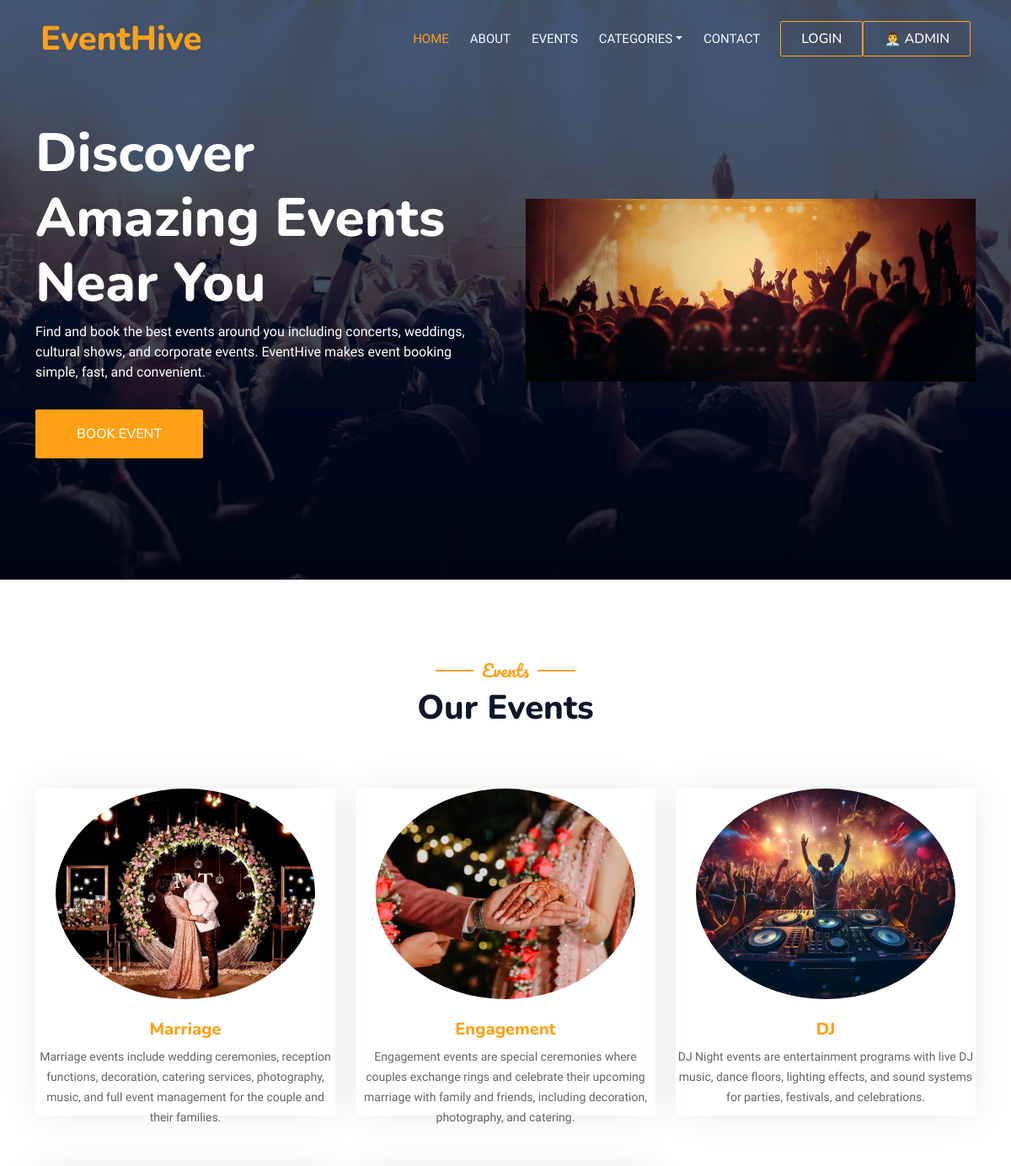
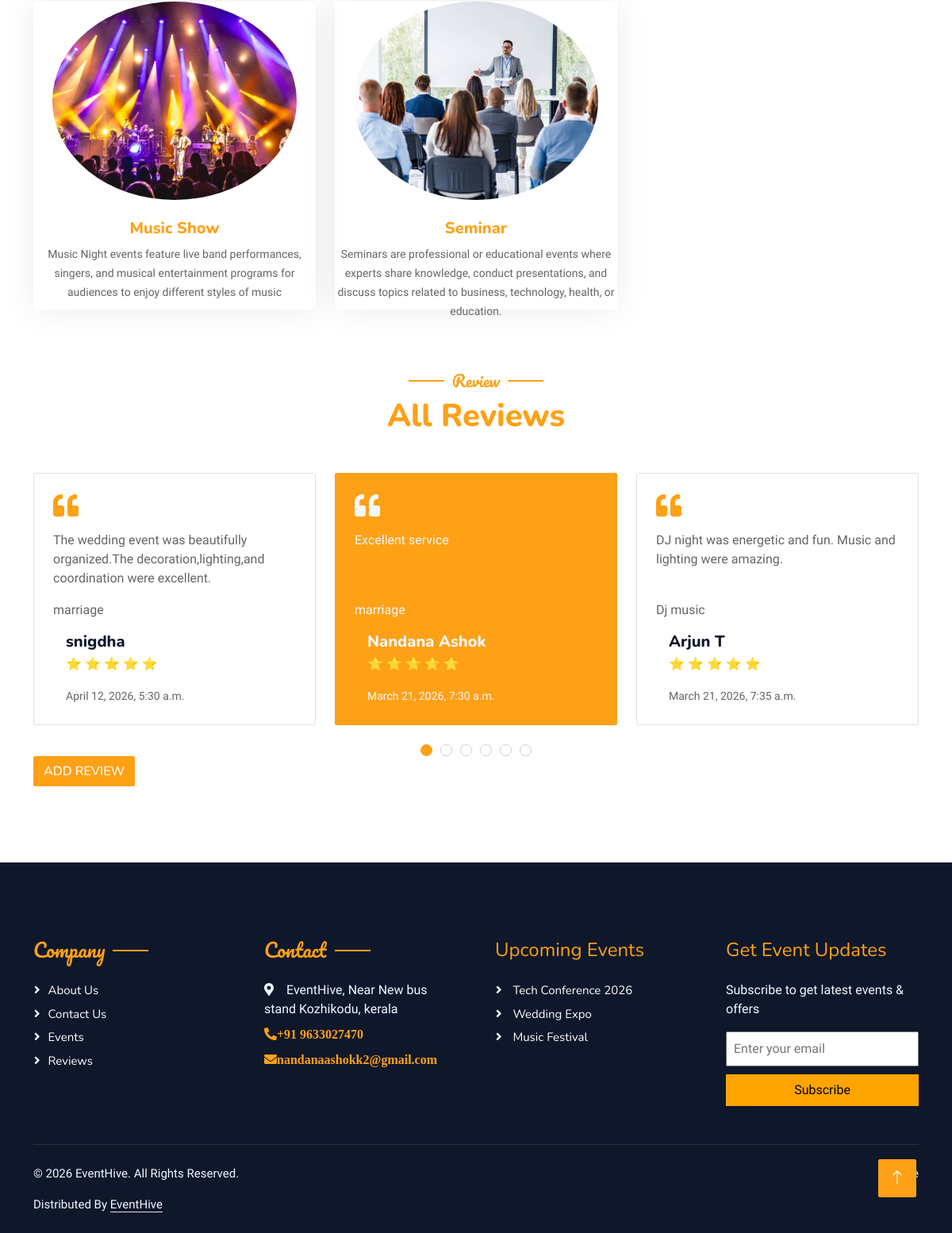
The page / on the database its author committed (2 pictures, top to bottom).
### Adminapp/models.py (models this page shows, shortened)
class CategoryDb(models.Model):
    CategoryName = models.TextField(max_length=50, null=False, blank=False)
    Description = models.TextField(max_length=50, null=False, blank=False)
    Category_Image = models.ImageField(upload_to="Category/")

### Organizerapp/models.py (models this page shows, shortened)
class ReviewDb(models.Model):
    Name=models.CharField(max_length=50, null=False, blank=False)
    event_type= models.CharField(max_length=10, null=False, blank=False)
    rating=models.IntegerField(null=False, blank=False)
    comment=models.TextField(max_length=50, null=False, blank=False)
    created_at=models.DateTimeField(auto_now_add=True)

### Organizerapp/views.py (the view)
# urls.py: 2. Add a URL to urlpatterns:  path('', Home.as_view(), name='home')
def Home(request):
    reviews = ReviewDb.objects.all()
    categories = CategoryDb.objects.all()
    if request.method == "POST":
        email = request.POST.get('email')
        if not Newsletter.objects.filter(email=email).exists():
            Newsletter.objects.create(email=email)
    return render(request, 'Home.html', {'categories': categories, 'reviews': reviews})

### Organizerapp/Templates/Home.html (shortened to what this page needs)
<!DOCTYPE html>
{% load static %}
<html lang="en">
<head>
    <link href="https://cdnjs.cloudflare.com/ajax/libs/font-awesome/5.10.0/css/all.min.css" rel="stylesheet">
    <link href="https://cdn.jsdelivr.net/npm/bootstrap-icons@1.4.1/font/bootstrap-icons.css" rel="stylesheet">
    <link href="{% static 'app/lib/animate/animate.min.css' %}" rel="stylesheet">
    <link href="{% static 'app/lib/owlcarousel/assets/owl.carousel.min.css' %}" rel="stylesheet">
    <link href="{% static 'app/lib/tempusdominus/css/tempusdominus-bootstrap-4.min.css' %}" rel="stylesheet" />
    <link href="{% static 'app/css/bootstrap.min.css' %}" rel="stylesheet">
    <link href="{% static 'app/css/style.css' %}" rel="stylesheet">
</head>
<body>
    <div class="container-xxl bg-white p-0">
        <div class="container-xxl position-relative p-0">
            <nav class="navbar navbar-expand-lg navbar-dark bg-dark px-4 px-lg-5 py-3 py-lg-0">
                <a href="" class="navbar-brand p-0">
                    <h1 class="text-primary m-0">EventHive</h1>
                </a>
                <div class="collapse navbar-collapse" id="navbarCollapse">
                    <div class="navbar-nav ms-auto py-0 pe-4">
                        <a href="{% url 'Home' %}" class="nav-item nav-link active">Home</a>
                        <a href="{% url 'About' %}" class="nav-item nav-link">About</a>
                        <a href="{% url 'All_Events' %}" class="nav-item nav-link">Events</a>
                        <div class="nav-item dropdown">
                            <a href="#" class="nav-link dropdown-toggle" data-bs-toggle="dropdown">Categories</a>
                        </div>
                        <a href="{% url 'Contact' %}" class="nav-item nav-link">Contact</a>
                    </div>
                    {% if request.session.Username %}
                     <a href="{% url 'user_logout' %}" style="background-color:transparent" class="btn btn-primary py-2 px-4">welcome {{request.session.Username}} /Logout</a>
                    <a href="{% url 'Booking_data' %}" class="btn btn-primary py-2 px-4">Booking details</a>
                    {% else %}
                     <a href="{% url 'sign_in' %}" style="background-color:transparent" class="btn btn-primary py-2 px-4">Login</a>
                    {% endif %}
                    <a href="{% url 'Dashboard' %}" style="background-color:transparent" class="btn btn-primary py-2 px-4">👨‍💼 Admin</a>
                </div>
            </nav>
            <div class="container-xxl py-5 bg-dark hero-header mb-5" style="background-image: url({% static 'app/img/bg.jpg' %});">
                <div class="container my-5 py-5">
                    <div class="row align-items-center g-5">
                        <div class="col-lg-6 text-center text-lg-start">
                            <h1 class="display-3 text-white animated slideInLeft">Discover Amazing Events<br>Near You</h1>
                            <p class="text-white animated slideInLeft mb-4 pb-2">Find and book the best events around you including concerts,
weddings, cultural shows, and corporate events.
EventHive makes event booking simple, fast, and convenient.</p>
                            <a href="{% url 'All_Events' %}" class="btn btn-primary py-sm-3 px-sm-5 me-3 animated slideInLeft">Book Event</a>
                        </div>
                        <div class="col-lg-6 text-center text-lg-end overflow-hidden">
                            <img class="img-fluid" src="{% static 'app/img/back.jpg' %}" alt="">
                        </div>
                    </div>
                </div>
            </div>
        </div>
             <div class="container-xxl pt-5 pb-3">
            <div class="container">
                <div class="text-center wow fadeInUp" data-wow-delay="0.1s">
                    <h5 class="section-title ff-secondary text-center text-primary fw-normal">Events</h5>
                    <h1 class="mb-5">Our Events</h1>
                </div>
                <div class="row g-4">
                     {% for e in categories %}
                    <div class="col-lg-4 col-md-4 col-sm-6 wow fadeInUp" data-wow-delay="0.1s">
                        <div class="team-item text-center rounded">
                            <div class="rounded-circle  m-4">
                                <img class="img-fluid event-img" style="width:100%;height:250px;object-fit:cover;border-radius:50%;" src="{{e.Category_Image.url}}" alt="">
                            </div>
                            <h5><a href="{% url 'filter_events' eve_name=e.CategoryName %}">{{e.CategoryName}}</a></h5>
                            <small>{{e.Description}}</small>
                        </div>
                    </div>
                    {% endfor %}
                </div>
            </div>
        </div>
        <div class="container-xxl py-5 wow fadeInUp" data-wow-delay="0.1s">
        <div class="container">
            <div class="text-center">
                <h5 class="section-title ff-secondary text-center text-primary fw-normal">Review</h5>
                <h1 class="mb-5"><a href="{% url 'Review' %}">All Reviews</a></h1>
            </div>
            <div class="owl-carousel testimonial-carousel">
                 {% for r in reviews %}
                <div class="testimonial-item bg-transparent border rounded p-4" style="height:318px; display:flex; flex-direction:column; ">
                    <i class="fa fa-quote-left fa-2x text-primary mb-3"></i>
                    <p style="overflow-y:auto; flex:1; margin-bottom:10px">{{r.comment}}</p>
                    <p>{{r.event_type}}</p>
                    <div class="d-flex align-items-center">
                        <div class="ps-3">
                            <h5 class="mb-1">{{r.Name}}</h5>
                            <p>
                            {% for i in "12345"|slice:":r.rating" %}
                                ⭐
                            {% endfor %}
                            </p>
                            <small>{{r.created_at}}</small>
                        </div>
                    </div>
                </div>
                 {% endfor %}
            </div>
             <div>
                 <a href="{% url 'Review' %}">
                    <button class="btn btn-primary">Add Review</button>
                </a>
            </div>
        </div>
    </div>
        <div class="container-fluid bg-dark text-light footer pt-5 mt-5 wow fadeIn" data-wow-delay="0.1s">
            <div class="container py-5">
                <div class="row g-5">
                    <div class="col-lg-3 col-md-6">
                        <h4 class="section-title ff-secondary text-start text-primary fw-normal mb-4">Company</h4>
                        <a class="btn btn-link" href="{% url 'About' %}">About Us</a>
                        <a class="btn btn-link" href="{% url 'Contact' %}">Contact Us</a>
                        <a class="btn btn-link" href="{% url 'All_Events' %}">Events</a>
                        <a class="btn btn-link" href="{% url 'Review' %}">Reviews</a>
                    </div>
                    <div class="col-lg-3 col-md-6">
                        <h4 class="section-title ff-secondary text-start text-primary fw-normal mb-4">Contact</h4>
                        <p class="mb-2"><i class="fa fa-map-marker-alt me-3"></i>EventHive, Near New bus stand Kozhikodu, kerala</p>
                        <p class="mb-2"><a href="tel:+91 9633027470" class="fa fa-phone-alt me-3">+91 9633027470</a></p>
                        <p class="mb-2"><a  href="mailto:nandanaashok2@gmail.com"  class="fa fa-envelope me-3">nandanaashokk2@gmail.com</a></p>
                    </div>
                    <div class="col-lg-3 col-md-6">
                        <h4 class="text-start text-primary fw-normal mb-4">Upcoming Events</h4>
                            <p class="btn btn-link"> Tech Conference 2026</p>
                            <p class="btn btn-link"> Wedding Expo</p>
                            <p class="btn btn-link"> Music Festival</p>
                    </div>
                    <div class="col-lg-3 col-md-6">
                        <h4 class="text-start text-primary fw-normal mb-4">Get Event Updates</h4>
                        <p>Subscribe to get latest events & offers</p>
                        <form method="POST">
                            <input type="email" name="email" placeholder="Enter your email"
                                style="width:100%; padding:8px; margin-bottom:10px;" required>
                            <button type="submit"
                                style="width:100%; background:orange; border:none; padding:8px;">
                                Subscribe
                            </button>
                         </form>
                    </div>
                </div>
            </div>
            <div class="container">
                <div class="copyright">
                    <div class="row">
                        <div class="col-md-6 text-center text-md-start mb-3 mb-md-0">
                            <p>© 2026 EventHive. All Rights Reserved.</p>
                            Distributed By <a class="border-bottom" href="https://themewagon.com" target="_blank">EventHive</a>
                        </div>
                        <div class="col-md-6 text-center text-md-end">
                            <div class="footer-menu">
                                <a href="{% url 'Home' %}">Home</a>
                            </div>
                        </div>
                    </div>
                </div>
            </div>
        </div>
        <a href="#" class="btn btn-lg btn-primary btn-lg-square back-to-top"><i class="bi bi-arrow-up"></i></a>
    </div>
</body>
</html>

### Organizerapp/static/app/css/style.css (style rules this page uses)
:root { --primary: #FEA116; --light: #F1F8FF; --dark: #0F172B; }
.ff-secondary { font-family: 'Pacifico', cursive; }
.back-to-top { position: fixed; display: none; right: 45px; bottom: 45px; z-index: 99; }
.btn { font-family: 'Nunito', sans-serif; font-weight: 500; text-transform: uppercase; transition: .5s; }
.btn.btn-primary, .btn.btn-secondary { color: #FFFFFF; }
.btn-lg-square { width: 48px; height: 48px; }
.btn-square, .btn-sm-square, .btn-lg-square { padding: 0; display: flex; align-items: center; justify-content: center; font-weight: normal; border-radius: 2px; }
.navbar-dark .navbar-nav .nav-link { position: relative; margin-left: 25px; padding: 35px 0; font-size: 15px; color: var(--light) !important; text-transform: uppercase; font-weight: 500; outline: none; transition: .5s; }
.navbar-dark .navbar-nav .nav-link:hover, .navbar-dark .navbar-nav .nav-link.active { color: var(--primary) !important; }
@media (min-width: 992px) { .navbar-dark { position: absolute; width: 100%; top: 0; left: 0; z-index: 999; background: transparent !important; } }
.hero-header { background: linear-gradient(rgba(15, 23, 43, .9), rgba(15, 23, 43, .9)) background-position: center center; background-repeat: no-repeat; background-size: cover; }
.hero-header img { animation: imgRotate 50s linear infinite; }
.section-title { position: relative; display: inline-block; }
.section-title::before { position: absolute; content: ""; width: 45px; height: 2px; top: 50%; left: -55px; margin-top: -1px; background: var(--primary); }
.section-title::after { position: absolute; content: ""; width: 45px; height: 2px; top: 50%; right: -55px; margin-top: -1px; background: var(--primary); }
.section-title.text-start::before, .section-title.text-end::after { display: none; }
.team-item { box-shadow: 0 0 45px rgba(0, 0, 0, .08); height: calc(100% - 38px); transition: .5s; }
.team-item img { transition: .5s; }
.testimonial-carousel .owl-item .testimonial-item, .testimonial-carousel .owl-item.center .testimonial-item * { transition: .5s; }
.testimonial-carousel .owl-item.center .testimonial-item { background: var(--primary) !important; border-color: var(--primary) !important; }
.testimonial-carousel .owl-item.center .testimonial-item * { color: var(--light) !important; }
.footer .btn.btn-link { display: block; margin-bottom: 5px; padding: 0; text-align: left; color: #FFFFFF; font-size: 15px; font-weight: normal; text-transform: capitalize; transition: .3s; }
.footer .btn.btn-link::before { position: relative; content: "\f105"; font-family: "Font Awesome 5 Free"; font-weight: 900; margin-right: 10px; }
.footer .copyright { padding: 25px 0; font-size: 15px; border-top: 1px solid rgba(256, 256, 256, .1); }
.footer .copyright a { color: var(--light); }
.footer .footer-menu a { margin-right: 15px; padding-right: 15px; border-right: 1px solid rgba(255, 255, 255, .1); }
.footer .footer-menu a:last-child { margin-right: 0; padding-right: 0; border-right: none; }

### rows shown on the page
CategoryDb: Category_Image (picture), CategoryName "Marriage", Description "Marriage events include wedding ceremonies, reception functions, decoration, catering services, photography, music, and full event management for the couple and their families."
CategoryDb: Category_Image (picture), CategoryName "Engagement", Description "Engagement events are special ceremonies where couples exchange rings and celebrate their upcoming marriage with family and friends, including decoration, photography, and catering."
CategoryDb: Category_Image (picture), CategoryName "DJ", Description "DJ Night events are entertainment programs with live DJ music, dance floors, lighting effects, and sound systems for parties, festivals, and celebrations."
CategoryDb: Category_Image (picture), CategoryName "Music Show", Description "Music Night events feature live band performances, singers, and musical entertainment programs for audiences to enjoy different styles of music"
CategoryDb: Category_Image (picture), CategoryName "Seminar", Description "Seminars are professional or educational events where experts share knowledge, conduct presentations, and discuss topics related to business, technology, health, or education."
ReviewDb: comment "Excellent service", event_type "marriage", Name "Nandana Ashok", created_at "March 21, 2026, 7:30 a.m."
ReviewDb: comment "DJ night was energetic and fun. Music and lighting were amazing.", event_type "Dj music", Name "Arjun T", created_at "March 21, 2026, 7:35 a.m."
ReviewDb: comment "The wedding event was beautifully organized.The decoration,lighting,and coordination were excellent.", event_type "marriage", Name "snigdha", created_at "April 12, 2026, 5:30 a.m."
